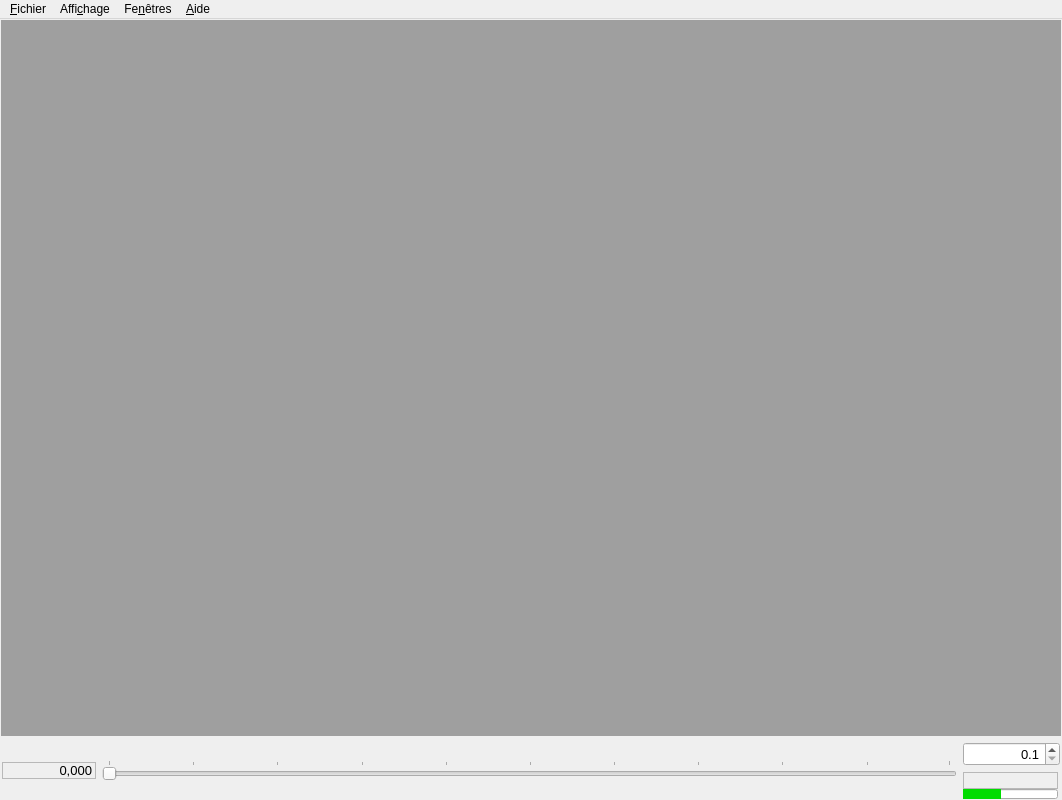
<?xml version="1.0" encoding="UTF-8"?>
<ui version="4.0">
 <class>MainWindow</class>
 <widget class="QMainWindow" name="MainWindow">
  <property name="enabled">
   <bool>true</bool>
  </property>
  <property name="geometry">
   <rect>
    <x>0</x>
    <y>0</y>
    <width>1062</width>
    <height>800</height>
   </rect>
  </property>
  <property name="sizePolicy">
   <sizepolicy hsizetype="Ignored" vsizetype="Ignored">
    <horstretch>0</horstretch>
    <verstretch>0</verstretch>
   </sizepolicy>
  </property>
  <property name="minimumSize">
   <size>
    <width>0</width>
    <height>0</height>
   </size>
  </property>
  <property name="windowTitle">
   <string>Simulateur de carte PIC v1.10</string>
  </property>
  <widget class="QWidget" name="centralWidget">
   <property name="sizePolicy">
    <sizepolicy hsizetype="Ignored" vsizetype="Ignored">
     <horstretch>0</horstretch>
     <verstretch>0</verstretch>
    </sizepolicy>
   </property>
   <property name="autoFillBackground">
    <bool>false</bool>
   </property>
   <layout class="QVBoxLayout" name="verticalLayout_5">
    <property name="leftMargin">
     <number>1</number>
    </property>
    <property name="topMargin">
     <number>1</number>
    </property>
    <property name="rightMargin">
     <number>1</number>
    </property>
    <property name="bottomMargin">
     <number>1</number>
    </property>
    <item>
     <layout class="QVBoxLayout" name="verticalLayout_3">
      <item>
       <widget class="QMdiArea" name="mdiArea">
        <property name="verticalScrollBarPolicy">
         <enum>Qt::ScrollBarAsNeeded</enum>
        </property>
        <property name="horizontalScrollBarPolicy">
         <enum>Qt::ScrollBarAsNeeded</enum>
        </property>
        <property name="viewMode">
         <enum>QMdiArea::SubWindowView</enum>
        </property>
        <property name="documentMode">
         <bool>false</bool>
        </property>
       </widget>
      </item>
     </layout>
    </item>
    <item>
     <widget class="QWidget" name="widgetSpeedBar" native="true">
      <layout class="QHBoxLayout" name="horizontalLayout">
       <property name="leftMargin">
        <number>1</number>
       </property>
       <property name="topMargin">
        <number>0</number>
       </property>
       <property name="rightMargin">
        <number>1</number>
       </property>
       <property name="bottomMargin">
        <number>0</number>
       </property>
       <item>
        <widget class="QLabel" name="labelTime">
         <property name="sizePolicy">
          <sizepolicy hsizetype="Fixed" vsizetype="Fixed">
           <horstretch>0</horstretch>
           <verstretch>0</verstretch>
          </sizepolicy>
         </property>
         <property name="minimumSize">
          <size>
           <width>94</width>
           <height>0</height>
          </size>
         </property>
         <property name="font">
          <font>
           <pointsize>10</pointsize>
          </font>
         </property>
         <property name="toolTip">
          <string>Temps simulé</string>
         </property>
         <property name="frameShape">
          <enum>QFrame::StyledPanel</enum>
         </property>
         <property name="frameShadow">
          <enum>QFrame::Sunken</enum>
         </property>
         <property name="text">
          <string>0,000</string>
         </property>
         <property name="alignment">
          <set>Qt::AlignRight|Qt::AlignTrailing|Qt::AlignVCenter</set>
         </property>
         <property name="margin">
          <number>4</number>
         </property>
        </widget>
       </item>
       <item>
        <widget class="QSlider" name="speedSlider">
         <property name="sizePolicy">
          <sizepolicy hsizetype="Expanding" vsizetype="Fixed">
           <horstretch>0</horstretch>
           <verstretch>0</verstretch>
          </sizepolicy>
         </property>
         <property name="minimumSize">
          <size>
           <width>200</width>
           <height>0</height>
          </size>
         </property>
         <property name="toolTip">
          <string>Facteur de ralentissement
1=temps réel</string>
         </property>
         <property name="minimum">
          <number>1</number>
         </property>
         <property name="maximum">
          <number>500</number>
         </property>
         <property name="orientation">
          <enum>Qt::Horizontal</enum>
         </property>
         <property name="invertedAppearance">
          <bool>false</bool>
         </property>
         <property name="invertedControls">
          <bool>false</bool>
         </property>
         <property name="tickPosition">
          <enum>QSlider::TicksAbove</enum>
         </property>
         <property name="tickInterval">
          <number>50</number>
         </property>
        </widget>
       </item>
       <item>
        <layout class="QVBoxLayout" name="verticalLayout">
         <property name="spacing">
          <number>6</number>
         </property>
         <item>
          <widget class="QDoubleSpinBox" name="speedSpinBox">
           <property name="sizePolicy">
            <sizepolicy hsizetype="Fixed" vsizetype="Fixed">
             <horstretch>0</horstretch>
             <verstretch>0</verstretch>
            </sizepolicy>
           </property>
           <property name="minimumSize">
            <size>
             <width>97</width>
             <height>0</height>
            </size>
           </property>
           <property name="font">
            <font>
             <pointsize>10</pointsize>
            </font>
           </property>
           <property name="toolTip">
            <string>Facteur de ralentissement
1=temps réel</string>
           </property>
           <property name="alignment">
            <set>Qt::AlignRight|Qt::AlignTrailing|Qt::AlignVCenter</set>
           </property>
           <property name="buttonSymbols">
            <enum>QAbstractSpinBox::UpDownArrows</enum>
           </property>
           <property name="decimals">
            <number>1</number>
           </property>
           <property name="minimum">
            <double>0.100000000000000</double>
           </property>
           <property name="maximum">
            <double>50.000000000000000</double>
           </property>
           <property name="singleStep">
            <double>0.500000000000000</double>
           </property>
          </widget>
         </item>
         <item>
          <layout class="QVBoxLayout" name="verticalLayout_2">
           <property name="spacing">
            <number>0</number>
           </property>
           <item>
            <widget class="QLabel" name="speedLabel">
             <property name="sizePolicy">
              <sizepolicy hsizetype="Fixed" vsizetype="Fixed">
               <horstretch>0</horstretch>
               <verstretch>0</verstretch>
              </sizepolicy>
             </property>
             <property name="minimumSize">
              <size>
               <width>95</width>
               <height>0</height>
              </size>
             </property>
             <property name="font">
              <font>
               <pointsize>10</pointsize>
              </font>
             </property>
             <property name="toolTip">
              <string>Rapport réel</string>
             </property>
             <property name="frameShape">
              <enum>QFrame::StyledPanel</enum>
             </property>
             <property name="frameShadow">
              <enum>QFrame::Sunken</enum>
             </property>
             <property name="text">
              <string/>
             </property>
             <property name="margin">
              <number>4</number>
             </property>
            </widget>
           </item>
           <item>
            <widget class="QProgressBar" name="progressBar">
             <property name="sizePolicy">
              <sizepolicy hsizetype="Fixed" vsizetype="Maximum">
               <horstretch>0</horstretch>
               <verstretch>0</verstretch>
              </sizepolicy>
             </property>
             <property name="minimumSize">
              <size>
               <width>95</width>
               <height>0</height>
              </size>
             </property>
             <property name="maximumSize">
              <size>
               <width>16777215</width>
               <height>10</height>
              </size>
             </property>
             <property name="toolTip">
              <string>Charge de calcul</string>
             </property>
             <property name="styleSheet">
              <string notr="true">::chunk {
	background-color: rgb(0,220,0);
}</string>
             </property>
             <property name="value">
              <number>40</number>
             </property>
             <property name="format">
              <string/>
             </property>
            </widget>
           </item>
          </layout>
         </item>
        </layout>
       </item>
      </layout>
     </widget>
    </item>
   </layout>
  </widget>
  <widget class="QMenuBar" name="menuBar">
   <property name="geometry">
    <rect>
     <x>0</x>
     <y>0</y>
     <width>1062</width>
     <height>22</height>
    </rect>
   </property>
   <widget class="QMenu" name="menu_Affichage">
    <property name="title">
     <string>Affi&amp;chage</string>
    </property>
    <addaction name="action_Barre_de_vitesse"/>
   </widget>
   <widget class="QMenu" name="menuFe_n_tres">
    <property name="enabled">
     <bool>true</bool>
    </property>
    <property name="tearOffEnabled">
     <bool>false</bool>
    </property>
    <property name="title">
     <string>Fe&amp;nêtres</string>
    </property>
    <addaction name="action_Cascader"/>
    <addaction name="action_Organiser"/>
    <addaction name="separator"/>
    <addaction name="action_Microcontroleur"/>
    <addaction name="action_Gamelle"/>
    <addaction name="action_Piste"/>
    <addaction name="action_Oscilloscopes"/>
    <addaction name="separator"/>
    <addaction name="action_Mode_simple"/>
    <addaction name="action_Mode_complet"/>
   </widget>
   <widget class="QMenu" name="menu_Aide">
    <property name="title">
     <string>&amp;Aide</string>
    </property>
    <addaction name="action_propos"/>
   </widget>
   <widget class="QMenu" name="menu_Quitter">
    <property name="title">
     <string>&amp;Fichier</string>
    </property>
    <addaction name="action_Ouvrir_un_programme"/>
    <addaction name="action_Recharger_le_programme"/>
    <addaction name="separator"/>
    <addaction name="action_Quitter"/>
   </widget>
   <addaction name="menu_Quitter"/>
   <addaction name="menu_Affichage"/>
   <addaction name="menuFe_n_tres"/>
   <addaction name="menu_Aide"/>
  </widget>
  <action name="action_Barre_de_vitesse">
   <property name="checkable">
    <bool>true</bool>
   </property>
   <property name="checked">
    <bool>true</bool>
   </property>
   <property name="text">
    <string>&amp;Barre de performance</string>
   </property>
   <property name="toolTip">
    <string>Barre de vitesse</string>
   </property>
   <property name="shortcut">
    <string>Alt+B</string>
   </property>
  </action>
  <action name="action_Cascader">
   <property name="text">
    <string>&amp;Cascader</string>
   </property>
  </action>
  <action name="action_propos">
   <property name="icon">
    <iconset resource="ressources.qrc">
     <normaloff>:/images/info.png</normaloff>:/images/info.png</iconset>
   </property>
   <property name="text">
    <string>À &amp;propos</string>
   </property>
  </action>
  <action name="action_Ouvrir_un_programme">
   <property name="icon">
    <iconset resource="ressources.qrc">
     <normaloff>:/images/standardbutton-open-16.png</normaloff>:/images/standardbutton-open-16.png</iconset>
   </property>
   <property name="text">
    <string>&amp;Ouvrir un programme...</string>
   </property>
   <property name="shortcut">
    <string>Ctrl+O</string>
   </property>
  </action>
  <action name="action_Quitter">
   <property name="icon">
    <iconset resource="ressources.qrc">
     <normaloff>:/images/close.png</normaloff>:/images/close.png</iconset>
   </property>
   <property name="text">
    <string>&amp;Quitter</string>
   </property>
   <property name="shortcut">
    <string>Ctrl+Q</string>
   </property>
  </action>
  <action name="action_Recharger_le_programme">
   <property name="enabled">
    <bool>false</bool>
   </property>
   <property name="icon">
    <iconset resource="ressources.qrc">
     <normaloff>:/images/refresh-24.png</normaloff>:/images/refresh-24.png</iconset>
   </property>
   <property name="text">
    <string>&amp;Recharger le programme</string>
   </property>
  </action>
  <action name="action_Microcontroleur">
   <property name="enabled">
    <bool>true</bool>
   </property>
   <property name="icon">
    <iconset resource="ressources.qrc">
     <normaloff>:/images/icone_lcd.png</normaloff>:/images/icone_lcd.png</iconset>
   </property>
   <property name="text">
    <string>&amp;Micro-contrôleur</string>
   </property>
   <property name="shortcut">
    <string>Alt+M</string>
   </property>
  </action>
  <action name="action_Gamelle">
   <property name="icon">
    <iconset resource="ressources.qrc">
     <normaloff>:/images/icone_gamel.png</normaloff>:/images/icone_gamel.png</iconset>
   </property>
   <property name="text">
    <string>&amp;Gamelle</string>
   </property>
   <property name="shortcut">
    <string>Alt+G</string>
   </property>
  </action>
  <action name="action_Piste">
   <property name="icon">
    <iconset resource="ressources.qrc">
     <normaloff>:/images/icone_piste.png</normaloff>:/images/icone_piste.png</iconset>
   </property>
   <property name="text">
    <string>&amp;Piste</string>
   </property>
   <property name="shortcut">
    <string>Alt+P</string>
   </property>
  </action>
  <action name="action_Oscilloscopes">
   <property name="icon">
    <iconset resource="ressources.qrc">
     <normaloff>:/images/icone_oscillo.png</normaloff>:/images/icone_oscillo.png</iconset>
   </property>
   <property name="text">
    <string>&amp;Oscilloscopes</string>
   </property>
   <property name="shortcut">
    <string>Alt+O</string>
   </property>
  </action>
  <action name="action_Organiser">
   <property name="text">
    <string>O&amp;rganiser</string>
   </property>
   <property name="visible">
    <bool>false</bool>
   </property>
  </action>
  <action name="action_Mode_simple">
   <property name="text">
    <string>Mode simple</string>
   </property>
  </action>
  <action name="action_Mode_complet">
   <property name="text">
    <string>Mode complet</string>
   </property>
   <property name="visible">
    <bool>false</bool>
   </property>
  </action>
 </widget>
 <layoutdefault spacing="6" margin="11"/>
 <resources>
  <include location="ressources.qrc"/>
 </resources>
 <connections>
  <connection>
   <sender>action_Cascader</sender>
   <signal>triggered()</signal>
   <receiver>mdiArea</receiver>
   <slot>cascadeSubWindows()</slot>
   <hints>
    <hint type="sourcelabel">
     <x>-1</x>
     <y>-1</y>
    </hint>
    <hint type="destinationlabel">
     <x>644</x>
     <y>448</y>
    </hint>
   </hints>
  </connection>
  <connection>
   <sender>action_Quitter</sender>
   <signal>triggered()</signal>
   <receiver>MainWindow</receiver>
   <slot>close()</slot>
   <hints>
    <hint type="sourcelabel">
     <x>-1</x>
     <y>-1</y>
    </hint>
    <hint type="destinationlabel">
     <x>644</x>
     <y>476</y>
    </hint>
   </hints>
  </connection>
 </connections>
</ui>
